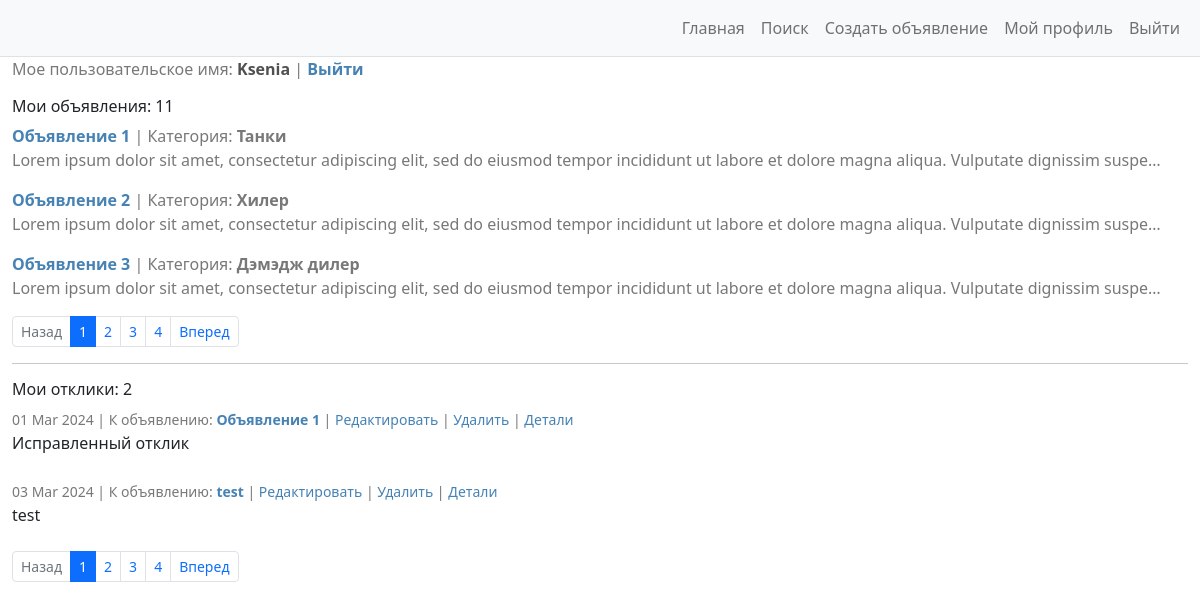
Page /my_profile/ (signed in) on the committed database.
### advertisments/models.py (models this page shows, shortened)
class Ad(models.Model):
    pub_date = models.DateTimeField(
        auto_now_add=True
    )
    author = models.ForeignKey(
        to=User,
        on_delete=models.CASCADE,
    )
    title = models.CharField(
        max_length=255,
        help_text='До 255 символов',
    )
    category = models.CharField(
        max_length=18,
        choices=CATEGORIES,
        default=None,
    )
    content = RichTextUploadingField(
        blank=True
    )
    class Meta:
        ordering = ['pub_date']
        verbose_name = 'Объявление'
        verbose_name_plural = 'Объявления'

class Reply(models.Model):
    author = models.ForeignKey(
        to=User,
        on_delete=models.CASCADE,
    )
    date_sent = models.DateTimeField(
        auto_now_add=True,
    )
    ad = models.ForeignKey(
        to=Ad,
        on_delete=models.CASCADE,
        related_name='replies_to_ad',
    )
    text = models.TextField(
        blank=True,
    )
    is_accepted = models.BooleanField(
        default=False
    )
    class Meta:
        ordering = ['date_sent']
        verbose_name = 'Отклик'
        verbose_name_plural = 'Отклики'

### advertisments/views.py (the view)
# urls.py: path('my_profile/', UserProfile.as_view(), name='user_profile'),
class UserProfile(ListView):
    template_name = "user_profile.html"
    model = Ad
    paginate_by = 3
    def get_context_data(self, *, object_list=None, **kwargs):
        context = super().get_context_data(**kwargs)
        context['ads'] = Ad.objects.filter(author=self.request.user).all()
        context['replies'] = Reply.objects.filter(author=self.request.user).all()
        return context

### advertisments/templates/user_profile.html (shortened to what this page needs)
{% extends 'base.html' %}
{% block content %}
<div class="container-fluid" style="width:1200px;margin:0 auto;">
    <p style="color:rgb(120, 120, 120)">
        Мое пользовательское имя: <b style="color:rgb(80,80,80)">{{ request.user.username }}</b> |
        <a href="{% url 'logout_url' %}" style="color: #4682B4">
            <b>Выйти</b>
        </a>
    </p>
    <h6> Мои объявления: {{ ads.count }} </h6>
    {% for ad in ad_list %}
    <p style="color:rgb(120, 120, 120)">
        <a style="color:#4682B4" href="{% url 'ads_detail' ad.id %}"><b>{{ ad.title }}</b></a> | Категория: <b>{{ ad.category }}</b>
        <br>
        {{ ad.content|striptags|truncatechars:150 }}
    </p>
    {% endfor %}
    {% if is_paginated %}
    <nav aria-label="Page navigation example">
        <ul class="pagination pagination-sm">
            {% if page_obj.has_previous %}
            <li class="page-item">
                <a class="page-link" href="?page={{ page_obj.previous_page_number }}">
                    Назад
                </a>
            </li>
            {% else %}
            <li class="page-item disabled">
                <a class="page-link" href="#">
                    Назад
                </a>
            </li>
            {% endif %}
            {% if page_obj.paginator.num_pages <= 5 %}
            {% for page_num in page_obj.paginator.page_range %}
            {% if page_num == page_obj.number %}
            <li class="page-item active" aria-current="page">
                <a class="page-link" href="?page={{ page_num }}">
                    {{ page_num }}
                </a>
            </li>
            {% else %}
            <li class="page-item">
                <a class="page-link" href="?page={{ page_num }}">
                    {{ page_num }}
                </a>
            </li>
            {% endif %}
            {% endfor %}
            {% endif %}
            {% if page_obj.has_next %}
            <li class="page-item">
                <a class="page-link" href="?page={{ page_obj.next_page_number }}">
                    Вперед
                </a>
            </li>
            {% else %}
            <li class="page-item disabled">
                <a class="page-link" href="#">
                    Вперед
                </a>
            </li>
            {% endif %}
        </ul>
    </nav>
    <hr>
</div>
{% endif %}
<div class="container-fluid" style="width:1200px;margin:0 auto;">
    <h6> Мои отклики: {{ replies.count }} </h6>
    {% for reply in replies %}
        <small style="color:rgb(120, 120, 120)">
            {{ reply.date_sent|date:'d M Y' }} | К объявлению:
            <a style="color:#4682B4" href="{% url 'ads_detail' reply.ad.id %}">
                <b>{{ reply.ad.title }}</b>
            </a>
            |
            <a style="color:#4682B4" href="{% url 'reply_update' reply.id %}">
                Редактировать
            </a>
            |
            <a style="color:#4682B4" href="{% url 'reply_delete' reply.id %}">
                Удалить
            </a>
            |
            <a style="color:#4682B4" href="{% url 'reply_detail' reply.id %}">
                Детали
            </a>
        </small>
        <br>
        {{ reply.text|striptags|truncatechars:150 }}
        <br>
    <br>
    {% endfor %}
    {% if is_paginated %}
    <nav aria-label="Page navigation example">
        <ul class="pagination pagination-sm">
            {% if page_obj.has_previous %}
            <li class="page-item">
                <a class="page-link" href="?page={{ page_obj.previous_page_number }}">
                    Назад
                </a>
            </li>
            {% else %}
            <li class="page-item disabled">
                <a class="page-link" href="#">
                    Назад
                </a>
            </li>
            {% endif %}
            {% if page_obj.paginator.num_pages <= 5 %}
            {% for page_num in page_obj.paginator.page_range %}
            {% if page_num == page_obj.number %}
            <li class="page-item active" aria-current="page">
                <a class="page-link" href="?page={{ page_num }}">
                    {{ page_num }}
                </a>
            </li>
            {% else %}
            <li class="page-item">
                <a class="page-link" href="?page={{ page_num }}">
                    {{ page_num }}
                </a>
            </li>
            {% endif %}
            {% endfor %}
            {% endif %}
            {% if page_obj.has_next %}
            <li class="page-item">
                <a class="page-link" href="?page={{ page_obj.next_page_number }}">
                    Вперед
                </a>
            </li>
            {% else %}
            <li class="page-item disabled">
                <a class="page-link" href="#">
                    Вперед
                </a>
            </li>
            {% endif %}
        </ul>
    </nav>
    {% endif %}
</div>
{% endblock content %}

### templates/base.html (style rules this page uses)
a { text-decoration: none }

### rows in the picture
Ad: title "Объявление 1", category "Танки", content "Lorem ipsum dolor sit amet, consectetur adipiscing elit, sed do eiusmod tempor incididunt ut labore et dolore magna aliqua. Vulputate dignissim suspe…"
Ad: title "Объявление 2", category "Хилер", content "Lorem ipsum dolor sit amet, consectetur adipiscing elit, sed do eiusmod tempor incididunt ut labore et dolore magna aliqua. Vulputate dignissim suspe…"
Ad: title "Объявление 3", category "Дэмэдж дилер", content "Lorem ipsum dolor sit amet, consectetur adipiscing elit, sed do eiusmod tempor incididunt ut labore et dolore magna aliqua. Vulputate dignissim suspe…"
Reply: date_sent "01 Mar 2024", ad "Объявление 1", text "Исправленный отклик"
Reply: date_sent "03 Mar 2024", ad "test", text "test"

### other values in the picture
{{ request.user.username }} "Ksenia"
{{ ads.count }} "11"
{{ page_num }} "1"
{{ page_num }} "2" "3" "4"
{{ replies.count }} "2"
